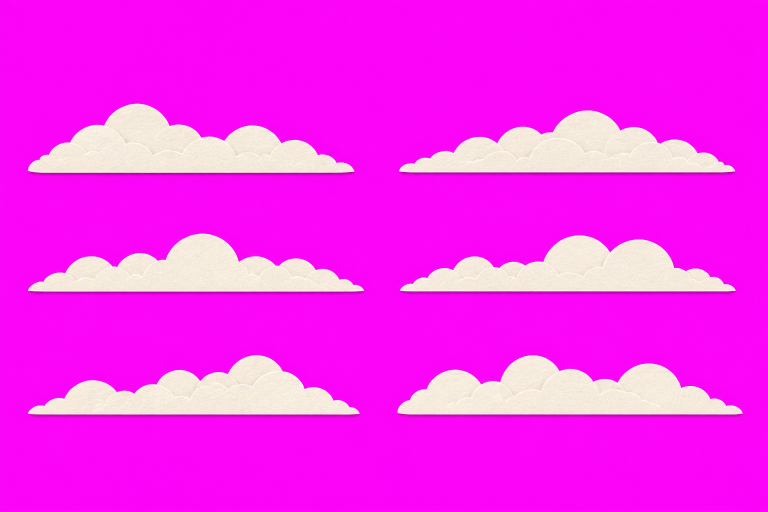
#> input picture assets/fog-pieces-v1-source.png, 1536 x 1024 px (shown at 1/2 size)
$ python prepare_fog_pieces.py
#> lines starting #> are read from the running program, lines starting #| are printed output that depends on the picture
from pathlib import Path

import numpy as np
from PIL import Image


ROOT = Path(__file__).resolve().parents[1]
SOURCE = ROOT / "assets" / "fog-pieces-v1-source.png"
OUTPUT_DIR = ROOT / "assets" / "fog-pieces"

CELLS = [
    (0, 0, 768, 341),
    (768, 0, 1536, 341),
    (0, 341, 768, 683),
    (768, 341, 1536, 683),
    (0, 683, 768, 1024),
    (768, 683, 1536, 1024),
]


def remove_magenta(image: Image.Image) -> Image.Image:
    rgb = np.asarray(image.convert("RGB")).astype(np.float32)
    red, green, blue = np.moveaxis(rgb, 2, 0)
    alpha = np.clip((green - 3.0) / 218.0, 0.0, 1.0)
    alpha = np.power(alpha, 0.84)
    alpha[alpha < 0.08] = 0.0

    safe_alpha = np.maximum(alpha, 1 / 255)
    foreground = np.empty_like(rgb)
    foreground[:, :, 0] = (red - 255.0 * (1.0 - alpha)) / safe_alpha
    foreground[:, :, 1] = green / safe_alpha
    foreground[:, :, 2] = (blue - 255.0 * (1.0 - alpha)) / safe_alpha
    foreground = np.clip(foreground, 0, 255).astype(np.uint8)

    edge = alpha < 0.94
    value = foreground.max(axis=2)
    foreground[edge, 0] = value[edge]
    foreground[edge, 1] = (value[edge] * 0.98).astype(np.uint8)
    foreground[edge, 2] = (value[edge] * 0.94).astype(np.uint8)
    return Image.fromarray(
        np.dstack([foreground, (alpha * 255).astype(np.uint8)]),
        "RGBA",
    )


sheet = Image.open(SOURCE).convert("RGB")
#> sheet is the input picture: PIL image 1536x1024 RGB; mean R, G, B 249.3, 44.7, 242.4
OUTPUT_DIR.mkdir(parents=True, exist_ok=True)

for index, box in enumerate(CELLS, start=1):
    piece = remove_magenta(sheet.crop(box))
    alpha = piece.getchannel("A")
    bbox = alpha.point(lambda value: 255 if value > 40 else 0).getbbox()
    if bbox is None:
        raise RuntimeError(f"No fog detected in cell {index}")

    pad = 8
    left = max(0, bbox[0] - pad)
    top = max(0, bbox[1] - pad)
    right = min(piece.width, bbox[2] + pad)
    bottom = min(piece.height, bbox[3])
    output = piece.crop((left, top, right, bottom))
    output.save(OUTPUT_DIR / f"fog-piece-{index}.png", optimize=True)
    print(index, output.size, output.getchannel("A").getbbox())
#> this loop made 6 passes
#> (bbox, left, top, right, bottom) on passes 1 to 6: ((55, 207, 709, 341), 47, 199, 717, 341), ((30, 221, 702, 341), 22, 213, 710, 341), ((56, 0, 728, 243), 48, 0, 736, 243), ((30, 0, 704, 242), 22, 0, 712, 242), ((0, 27, 720, 341), 0, 19, 728, 341), ((26, 27, 768, 341), 18, 19, 768, 341)
#| 1 (670, 142) (8, 8, 662, 142)
#| 2 (688, 128) (8, 7, 681, 128)
#| 3 (688, 243) (7, 0, 681, 243)
#| 4 (690, 242) (7, 0, 682, 242)
#| 5 (728, 322) (0, 8, 728, 322)
#| 6 (750, 322) (7, 8, 750, 322)
#> pass 1, in remove_magenta, `rgb = np.asarray(image.convert("RGB")).astype(np.float32)`:
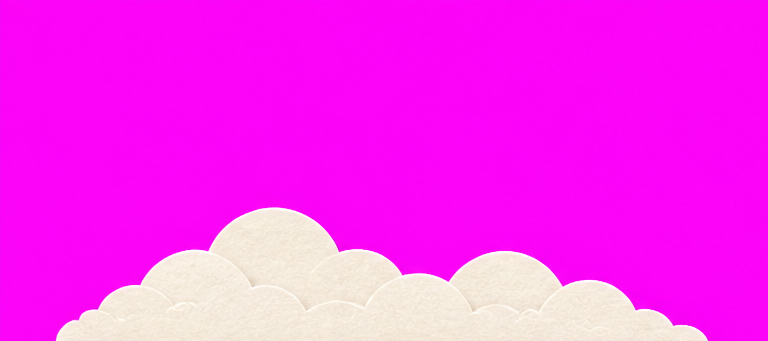
#> rgb: shape (341, 768, 3) float32; mean R, G, B 250.2, 45.9, 243
#> pass 1, in remove_magenta, `red, green, blue = np.moveaxis(rgb, 2, 0)`:
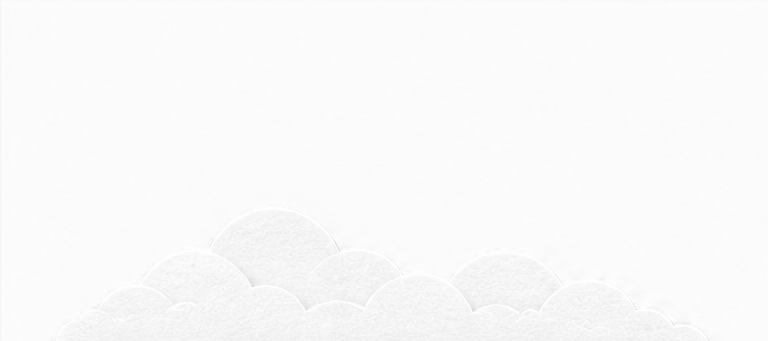
#> red: shape (341, 768) float32; min 216, max 255, mean 249.9
#> pass 1, in remove_magenta, `red, green, blue = np.moveaxis(rgb, 2, 0)`:
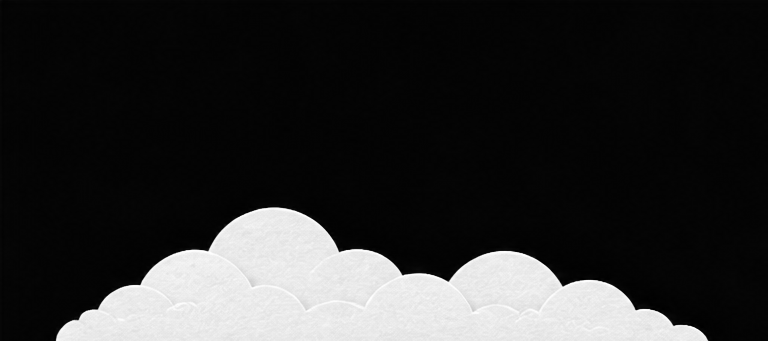
#> green: shape (341, 768) float32; min 0, max 255, mean 45.9
#> pass 1, in remove_magenta, `red, green, blue = np.moveaxis(rgb, 2, 0)`:
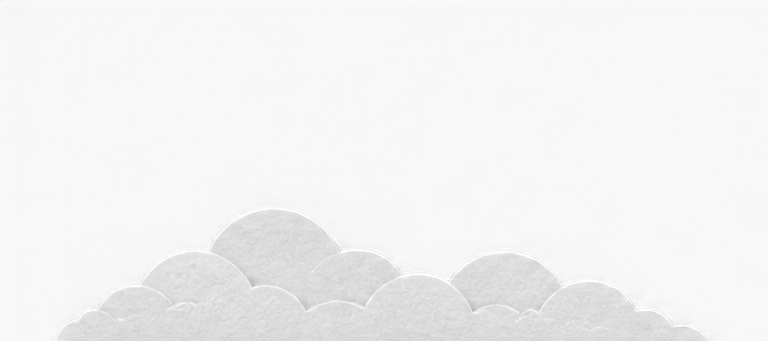
#> blue: shape (341, 768) float32; min 179, max 255, mean 242.8
#> after the loop:
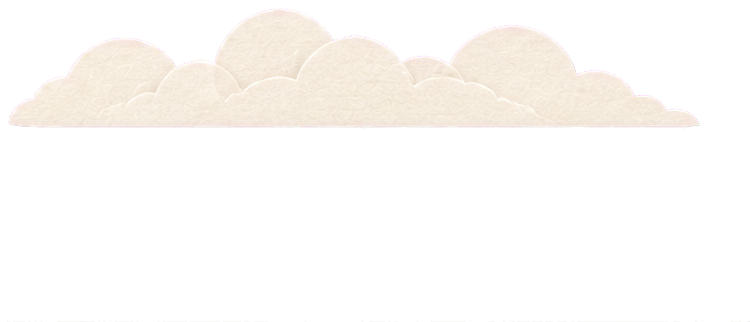
#> output: PIL image 750x322 RGBA; mean R, G, B, A 252.5, 245.5, 234.9, 53.9; transparent parts drawn white
